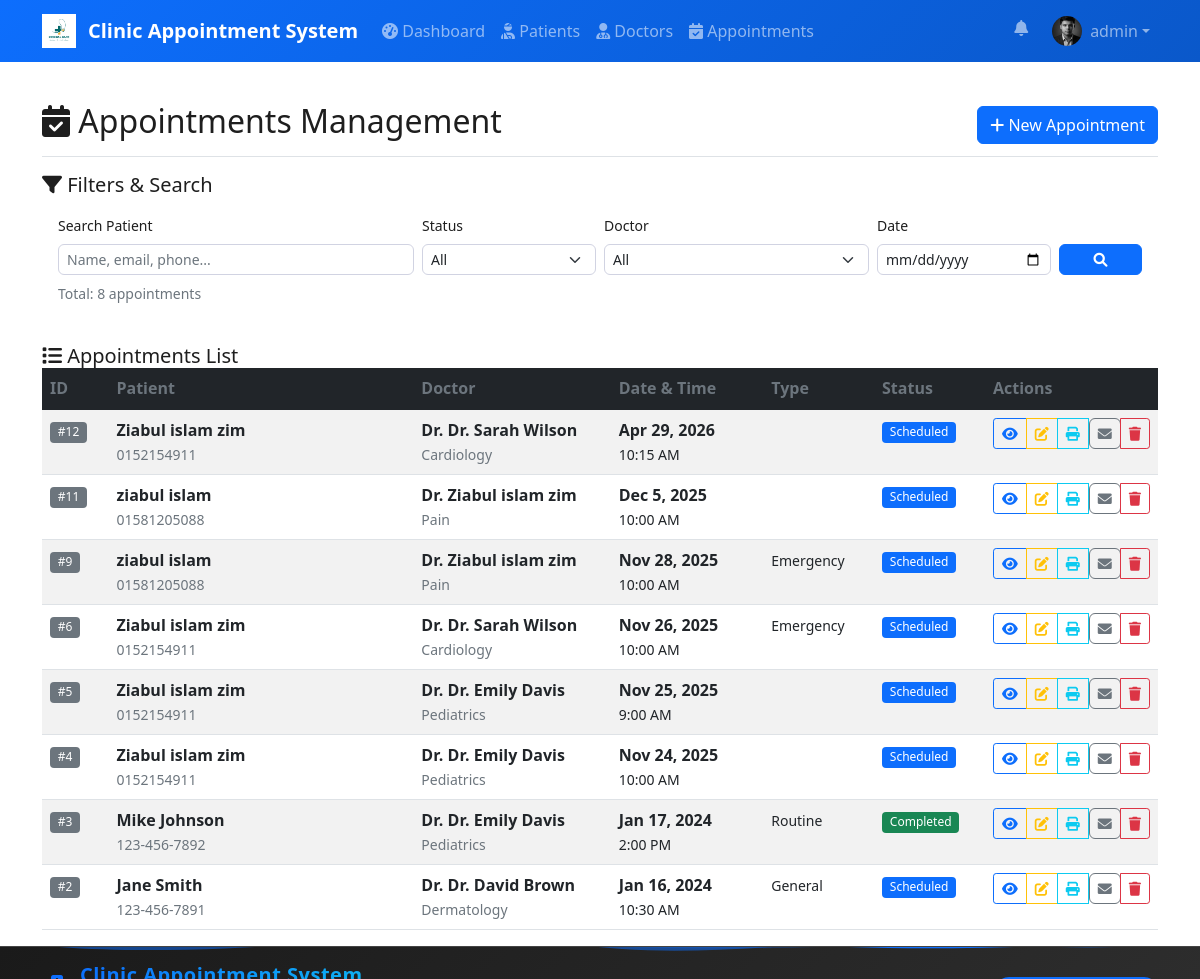
Page /pages/appointments.php (signed in) on the committed database.
### tables this page shows
CREATE TABLE `users` (
  `user_id` int(11) NOT NULL,
  `username` varchar(50) NOT NULL,
  `password` varchar(255) NOT NULL,
  `email` varchar(100) DEFAULT NULL,
  `first_name` varchar(50) DEFAULT NULL,
  `last_name` varchar(50) DEFAULT NULL,
  `profile_picture` varchar(255) DEFAULT NULL,
  `role` enum('admin','receptionist','doctor','patient') DEFAULT 'receptionist',
  `doctor_id` int(11) DEFAULT NULL,
  `created_at` timestamp NOT NULL DEFAULT current_timestamp()
);

CREATE TABLE `appointments` (
  `appointment_id` int(11) NOT NULL,
  `patient_id` int(11) DEFAULT NULL,
  `doctor_id` int(11) DEFAULT NULL,
  `appointment_date` date NOT NULL,
  `appointment_time` time NOT NULL,
  `appointment_serial` int(11) DEFAULT NULL,
  `status` enum('scheduled','completed','cancelled','no-show') DEFAULT 'scheduled',
  `payment_status` enum('pending','paid','partial','refunded') DEFAULT 'pending',
  `payment_method` varchar(50) DEFAULT NULL,
  `amount_paid` decimal(10,2) DEFAULT 0.00,
  `payment_notes` text DEFAULT NULL,
  `payment_date` datetime DEFAULT NULL,
  `consultation_fee` decimal(10,2) DEFAULT 0.00,
  `urgency_level` enum('low','normal','high','emergency') DEFAULT 'normal',
  `estimated_duration` int(11) DEFAULT 30,
  `diagnosis` text DEFAULT NULL,
  `prescription` text DEFAULT NULL,
  `is_admitted` tinyint(1) DEFAULT 0,
  `admission_notes` text DEFAULT NULL,
  `admission_date` datetime DEFAULT NULL,
  `notes` text DEFAULT NULL,
  `consultation_type` enum('general','follow-up','emergency','routine') DEFAULT 'general',
  `symptoms` text DEFAULT NULL,
  `created_at` timestamp NOT NULL DEFAULT current_timestamp(),
  `updated_at` timestamp NOT NULL DEFAULT current_timestamp() ON UPDATE current_timestamp()
);

CREATE TABLE `patients` (
  `patient_id` int(11) NOT NULL,
  `first_name` varchar(50) NOT NULL,
  `last_name` varchar(50) NOT NULL,
  `email` varchar(100) DEFAULT NULL,
  `phone` varchar(15) DEFAULT NULL,
  `address` text DEFAULT NULL,
  `date_of_birth` date DEFAULT NULL,
  `gender` enum('Male','Female','Other') DEFAULT NULL,
  `emergency_contact` varchar(15) DEFAULT NULL,
  `allergies` text DEFAULT NULL,
  `medical_history` text DEFAULT NULL,
  `created_at` timestamp NOT NULL DEFAULT current_timestamp(),
  `updated_at` timestamp NOT NULL DEFAULT current_timestamp() ON UPDATE current_timestamp()
);

CREATE TABLE `doctors` (
  `doctor_id` int(11) NOT NULL,
  `first_name` varchar(50) NOT NULL,
  `last_name` varchar(50) NOT NULL,
  `specialization` varchar(100) DEFAULT NULL,
  `email` varchar(100) DEFAULT NULL,
  `phone` varchar(15) DEFAULT NULL,
  `license_number` varchar(50) DEFAULT NULL,
  `available_days` set('Monday','Tuesday','Wednesday','Thursday','Friday','Saturday','Sunday') DEFAULT NULL,
  `consultation_fee` decimal(8,2) DEFAULT NULL,
  `available_time_start` time DEFAULT NULL,
  `available_time_end` time DEFAULT NULL,
  `profile_picture` varchar(255) DEFAULT NULL,
  `created_at` timestamp NOT NULL DEFAULT current_timestamp()
);

### pages/appointments.php (the view, shortened to what the rows shown need)
<?php
require_once '../includes/header.php';
try {
    $where_clause = 'WHERE 1=1';
    $page = isset($_GET['page']) ? (int)$_GET['page'] : 1;
    $per_page = 15;
    $offset = ($page - 1) * $per_page;
    $query = "SELECT a.*,
                     p.first_name as patient_first_name,
                     p.last_name as patient_last_name,
                     p.email as patient_email,
                     p.phone as patient_phone,
                     p.date_of_birth as patient_dob,
                     p.gender as patient_gender,
                     d.first_name as doctor_first_name,
                     d.last_name as doctor_last_name,
                     d.specialization as doctor_specialization,
                     d.consultation_fee
              FROM appointments a
              LEFT JOIN patients p ON a.patient_id = p.patient_id
              LEFT JOIN doctors d ON a.doctor_id = d.doctor_id
              $where_clause
              ORDER BY a.appointment_date DESC, a.appointment_time DESC
              LIMIT :offset, :per_page";
    $stmt = $db->prepare($query);
    $stmt->bindValue(':offset', $offset, PDO::PARAM_INT);
    $stmt->bindValue(':per_page', $per_page, PDO::PARAM_INT);
    $stmt->execute();
    $appointments = $stmt->fetchAll(PDO::FETCH_ASSOC);
} catch (PDOException $e) {
    logAction("APPOINTMENTS_PAGE_ERROR", "Database error: " . $e->getMessage());
    $error = "Failed to load appointments data.";
}
?>
<div class="d-flex justify-content-between flex-wrap flex-md-nowrap align-items-center pt-3 pb-2 mb-3 border-bottom">
    <h1 class="h2"><i class="fas fa-calendar-check"></i> Appointments Management</h1>
</div>
<div class="list-container">
    <div class="list-body">
        <?php if (empty($appointments)): ?>
            <div class="text-center py-4 text-muted">
                <i class="fas fa-calendar-times fa-2x mb-2"></i>
                <p>No appointments found. <a href="add_appointment.php">Schedule one now</a></p>
            </div>
        <?php else: ?>
            <div class="table-responsive">
                <table class="table table-striped table-hover">
                    <thead class="table-dark">
                        <tr>
                            <th style="width:6%;">ID</th>
                            <th style="width:28%;">Patient</th>
                            <th class="d-none d-sm-table-cell" style="width:18%;">Doctor</th>
                            <th class="col-datetime d-none d-sm-table-cell" style="width:14%;">Date & Time</th>
                            <th class="col-type d-none d-md-table-cell" style="width:10%;">Type</th>
                            <th class="col-status d-none d-md-table-cell" style="width:10%;">Status</th>
                            <th style="width:18%;">Actions</th>
                        </tr>
                    </thead>
                    <tbody>
                        <?php foreach ($appointments as $apt): ?>
                            <tr>
                                <td><span class="badge bg-secondary">#<?php echo $apt['appointment_id']; ?></span></td>
                                <td>
                                    <strong><?php echo htmlspecialchars($apt['patient_first_name'] . ' ' . $apt['patient_last_name']); ?></strong>
                                    <br><small class="text-muted"><?php echo htmlspecialchars($apt['patient_phone']); ?></small>
                                </td>
                                <td>
                                    <strong>Dr. <?php echo htmlspecialchars($apt['doctor_first_name'] . ' ' . $apt['doctor_last_name']); ?></strong>
                                    <br><small class="text-muted"><?php echo htmlspecialchars(substr($apt['doctor_specialization'], 0, 15)); ?></small>
                                </td>
                                <td class="col-datetime">
                                    <strong><?php echo date('M j, Y', strtotime($apt['appointment_date'])); ?></strong>
                                    <br><small><?php echo date('g:i A', strtotime($apt['appointment_time'])); ?></small>
                                </td>
                                <td class="col-type">
                                    <small><?php echo htmlspecialchars(ucfirst(str_replace('-', ' ', $apt['consultation_type']))); ?></small>
                                </td>
                                <td class="col-status">
                                    <span class="badge bg-<?php echo $apt['status']=='scheduled'?'primary':($apt['status']=='completed'?'success':($apt['status']=='cancelled'?'danger':'info')); ?>">
                                        <?php echo ucfirst($apt['status']); ?>
                                    </span>
                                </td>
                                <td>
                                    <div class="btn-group btn-group-sm d-none d-md-inline-flex" role="group">
                                        <a href="appointment_view.php?id=<?php echo $apt['appointment_id']; ?>" class="btn btn-sm btn-outline-primary" title="View"><i class="fas fa-eye"></i></a>
                                        <a href="appointment_actions.php?id=<?php echo $apt['appointment_id']; ?>" class="btn btn-sm btn-outline-warning" title="Edit"><i class="fas fa-edit"></i></a>
                                        <a href="print_appointment.php?id=<?php echo $apt['appointment_id']; ?>" target="_blank" class="btn btn-sm btn-outline-info" title="Print"><i class="fas fa-print"></i></a>
                                        <form method="POST" action="../process.php?action=send_appointment_mail" style="display:inline;" class="send-mail-form">
                                            <button type="submit" class="btn btn-sm btn-outline-secondary mail-btn" title="Send Email">
                                                <i class="fas fa-envelope"></i>
                                            </button>
                                        </form>
                                        <a href="appointments.php?delete_id=<?php echo $apt['appointment_id']; ?>" class="btn btn-sm btn-outline-danger" title="Delete"><i class="fas fa-trash"></i></a>
                                    </div>
                                </td>
                            </tr>
                        <?php endforeach; ?>
                    </tbody>
                </table>
            </div>
        <?php endif; ?>
    </div>
</div>
<?php require_once '../includes/footer.php'; ?>

### includes/header.php (shortened to what the rows shown need)
<?php
require_once __DIR__ . '/../config/config.php';
?>
<!DOCTYPE html>
<html lang="en">
<head>
    <link href="https://cdn.jsdelivr.net/npm/bootstrap@5.1.3/dist/css/bootstrap.min.css" rel="stylesheet">
    <link rel="stylesheet" href="https://cdnjs.cloudflare.com/ajax/libs/font-awesome/6.0.0/css/all.min.css">
    <link href="../assets/css/style.css" rel="stylesheet">
</head>
<body class="has-fixed-navbar">
    <nav class="navbar navbar-expand-lg navbar-dark navbar-transparent">
        <div class="container">
            <div class="collapse navbar-collapse" id="navbarNav">
                <ul class="navbar-nav">
                    <?php if (isLoggedIn()):
                        $avatarUrl = '../assets/images/default_avatar.png';
                        if (defined('DB_OK') && DB_OK && isset($db) && $db instanceof PDO) {
                            try {
                                $uqq = $db->prepare('SELECT profile_picture, first_name, last_name FROM users WHERE user_id = :id LIMIT 1');
                                $uqq->bindParam(':id',
                                    $_SESSION['user_id']);
                                $uqq->execute();
                                $urow = $uqq->fetch(PDO::FETCH_ASSOC);
                                if (!empty($urow['profile_picture']) && file_exists(__DIR__ . '/../uploads/users/' . $urow['profile_picture'])) {
                                    $avatarUrl = '../uploads/users/' . $urow['profile_picture'];
                                }
                            } catch (Throwable $e) { $profileFullName = $_SESSION['username']; }
                        }
                    ?>
                        <li class="nav-item dropdown position-relative me-2">
                            <a class="nav-link position-relative" href="#" id="notificationBell" role="button" data-bs-toggle="dropdown" aria-expanded="false">
                                <i class="fas fa-bell"></i>
                            </a>
                        </li>
                        <li class="nav-item dropdown">
                            <a class="nav-link dropdown-toggle d-flex align-items-center" href="#" id="userMenu" role="button" data-bs-toggle="dropdown" aria-expanded="false">
                                <img src="<?php echo $avatarUrl; ?>" alt="avatar" style="width:30px;height:30px;object-fit:cover;border-radius:50%;margin-right:8px;">
                                <span class="d-none d-md-inline"><?php echo htmlspecialchars($_SESSION['username']); ?></span>
                            </a>
                        </li>
                    <?php endif; ?>
                </ul>
            </div>
        </div>
    </nav>
    <div class="container mt-4 <?php echo function_exists('pageFadeIn') ? pageFadeIn() : ''; ?>">

### rows in the picture
users: profile_picture (picture)
appointments: appointment_id "12", patient.last_name "Ziabul islam zim", patient.phone "0152154911", doctor.last_name "Dr. Sarah Wilson", doctor.specialization "Cardiology", appointment_date "Apr 29, 2026", appointment_time "10:15 AM", status "Scheduled"
appointments: appointment_id "11", patient.last_name "ziabul islam", patient.phone "01581205088", doctor.last_name "Ziabul islam zim", doctor.specialization "Pain", appointment_date "Dec 5, 2025", appointment_time "10:00 AM", status "Scheduled"
appointments: appointment_id "9", patient.last_name "ziabul islam", patient.phone "01581205088", doctor.last_name "Ziabul islam zim", doctor.specialization "Pain", appointment_date "Nov 28, 2025", appointment_time "10:00 AM", consultation_type "Emergency", status "Scheduled"
appointments: appointment_id "6", patient.last_name "Ziabul islam zim", patient.phone "0152154911", doctor.last_name "Dr. Sarah Wilson", doctor.specialization "Cardiology", appointment_date "Nov 26, 2025", appointment_time "10:00 AM", consultation_type "Emergency", status "Scheduled"
appointments: appointment_id "5", patient.last_name "Ziabul islam zim", patient.phone "0152154911", doctor.last_name "Dr. Emily Davis", doctor.specialization "Pediatrics", appointment_date "Nov 25, 2025", appointment_time "9:00 AM", status "Scheduled"
appointments: appointment_id "4", patient.last_name "Ziabul islam zim", patient.phone "0152154911", doctor.last_name "Dr. Emily Davis", doctor.specialization "Pediatrics", appointment_date "Nov 24, 2025", appointment_time "10:00 AM", status "Scheduled"
appointments: appointment_id "3", patient.last_name "Mike Johnson", patient.phone "123-456-7892", doctor.last_name "Dr. Emily Davis", doctor.specialization "Pediatrics", appointment_date "Jan 17, 2024", appointment_time "2:00 PM", consultation_type "Routine", status "Completed"
appointments: appointment_id "2", patient.last_name "Jane Smith", patient.phone "123-456-7891", doctor.last_name "Dr. David Brown", doctor.specialization "Dermatology", appointment_date "Jan 16, 2024", appointment_time "10:30 AM", consultation_type "General", status "Scheduled"

### other values in the picture
SITE_NAME "Clinic Appointment System"
$_SESSION['username'] "admin"
$total "8"
